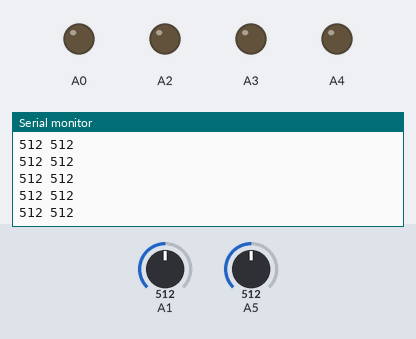
Bench run of a sketch on a simulated Arduino Uno, built with avr-gcc and run on an emulated ATmega328P. On the bench: output pins drawn as LEDs (lit = HIGH), the last lines printed to the serial monitor. The inputs (shaded band) are chosen by the test bench; at power-on: A1 = 512, A5 = 512.

Above: at 1.2 s.
1.3 s: A1 set to 104
At 2.0 s:
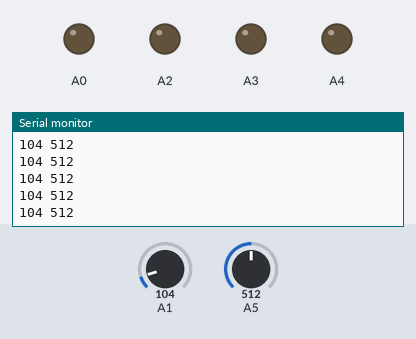
2.8 s: A1 set to 90
At 3.3 s:
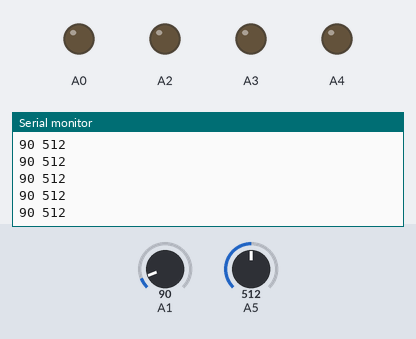
Timing chart, 0 to 5.8 s (numbered marks = the images above; inputs shaded):
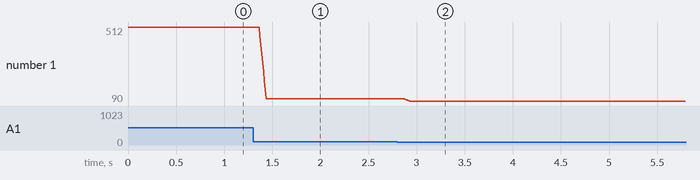

Measured:
- after the input at 1.3 s, the serial monitor: prints a new line after 0.07 s (image 1)
- after the input at 2.8 s, the serial monitor: prints a new line after 0.07 s (image 2)
- plotted number 1: 512 → 104 after the input at 1.3 s, 104 → 90 after the input at 2.8 s

The sketch:

SensorTest.ino
```cpp
#include <Sensors_I.h>

uint16_t sen1 = 0;
uint16_t sen2 = 0;
int count = 0;

void setup()
{
  PORTB = 0;
  PORTD = 0;
  PORTC = 0;
  DDRC = B11111111;

  digitalWrite(A0, LOW);
  digitalWrite(A1, LOW);
  digitalWrite(A2, LOW);
  digitalWrite(A3, LOW);
  digitalWrite(A4, LOW);
  digitalWrite(A5, LOW);

  InitSensors();

  Serial.begin(9600);
}

void loop()
{
  ProcessSensors();

  count++;
  if(count > 20)
  {
    sen1 = GetLeftSensor();
    sen2 = GetRightSensor();
    Serial.print(sen1);
    Serial.print(" ");
    Serial.println(sen2);
  }
}
```

Logic.cpp
```cpp
#include <Logic.h>
#include <Sensors_I.h>
#include <Motors_I.h>
#include <PID_v1.h>

static OpMode mode = NoMode;
static OpMode prevMode = NoMode;
static U8     modeFrozen = 0;

double input, output, setPoint;
PID control(&input, &output, &setPoint, 0.5, 0.1, 3.9, DIRECT);

U16 fSen = 0;
U16 lSen = 0;

void InitLogic()
{
    mode = GoingStreight;
    setPoint = PIDSetPoint;
    control.SetSampleTime(5);
    control.SetMode(AUTOMATIC);
    control.SetOutputLimits(0, 255);
}

OpMode DetermineMode()
{
  if(modeFrozen == 0)
  {
    //Serial.println("not Frozen");                                                             //ser
    lSen = GetLeftSensor();
    fSen = GetForwardSensor();
    //Serial.println(lSen);                                                             //ser
    if(!fSen)
    {
      mode = TurningRight;
    }
    else if(lSen < WallThreshhold)
    {
      mode = TurningLeft;
    }
    else
    {
      mode = GoingStreight;
    }
  }
  else
  {
    //Serial.println("modeFrozen");                                                             //ser
  }

  return mode;
}

void ExecuteMode(OpMode mode)
{
  switch(mode)
  {
  case GoingStreight:
    input = GetPIDInput();
    control.Compute();
    ProcessMotors(int(output));
    break;
  case TurningRight:
    ExecuteRightTurn();
    prevMode = TurningRight;
    break;
  case TurningLeft:
    ExecuteLeftTurn();
    prevMode = TurningLeft;
    break;
  }
  //Serial.println(mode);                                                             //ser
}

void ExecuteLeftTurn()
{
  static U32 forwardTimer1 = 0;
  static U32 turnTimer     = 0;
  static U32 forwardTimer2 = 0;
  static U8  stage = 0;

  switch(stage)
  {
    case 0:
    {
      if(False == IsTimerStarted(forwardTimer1))
      {
        StartTimer(&forwardTimer1);
        modeFrozen = True;
        GoForward(127);
      }

      //Serial.println("l1");                                                             //ser
      if(False != IsTimerExpired(forwardTimer1, 50))
      {
        stage = 1;
      }
    }
    break;
    case 1:
    {
      if(False == IsTimerStarted(turnTimer))
      {
        StartTimer(&turnTimer);
        Turn(Left, 127);
      }

      //Serial.println("l2");                                                             //ser
      if(False != IsTimerExpired(turnTimer, (TurnDelay - 70)))
      {
        stage = 2;
      }
    }
    break;
    case 2:
    {
      if(False == IsTimerStarted(forwardTimer2))
      {
        StartTimer(&forwardTimer2);
        GoForward(127);
      }

      //Serial.println("l3");                                                             //ser
      if(False != IsTimerExpired(forwardTimer2, 800))
      {
        forwardTimer1 = 0;
        turnTimer     = 0;
        forwardTimer2 = 0;
        stage = 0;
        modeFrozen = False;
      }
    }
    break;
  }
}

void ExecuteRightTurn()
{
  static U32 forwardTimer1 = 0;
  static U32 turnTimer     = 0;
  static U32 forwardTimer2 = 0;
  static U8  stage = 0;
  switch(stage)
  {
    case 0:
    {
      if(False == IsTimerStarted(forwardTimer1))
      {
        StartTimer(&forwardTimer1);
        modeFrozen = True;
        GoBack(127);
      }

      //Serial.println("r1");                                                             //ser
      if(False != IsTimerExpired(forwardTimer1, 950))
      {
        stage = 1;
      }
    }
    break;
    case 1:
    {
      if(False == IsTimerStarted(turnTimer))
      {
        StartTimer(&turnTimer);
        Turn(Right, 200);
      }

      //Serial.println("r2");                                                             //ser
      if(False != IsTimerExpired(turnTimer, (TurnDelay + 70)))
      {
        stage = 2;
      }
    }
    break;
    case 2:
    {
      if(False == IsTimerStarted(forwardTimer2))
      {
        //Serial.println("r ent");                                                             //ser
        StartTimer(&forwardTimer2);
        GoForward(127);
      }

      //Serial.println("r3");                                                             //ser
      if(False != IsTimerExpired(forwardTimer2, 500))
      {
        //Serial.println("r ex");                                                             //ser
        forwardTimer1 = 0;
        turnTimer     = 0;
        forwardTimer2 = 0;
        stage = 0;
        modeFrozen = False;
      }
    }
    break;
  }
}

void StartTimer(U32 *timerAddr)
{
    *timerAddr = millis();
}

U8 IsTimerExpired(U32 timerAddr, U32 timerDelay)
{
    if(False != IsTimerStarted(timerAddr))
    {
        if((timerAddr + timerDelay) < (millis()))
        {
            return True;
        }
        else
        {
            return False;
        }
    }
    else
    {
        return False;
    }
}

U8 IsTimerStarted(U32 timerAddr)
{
    if(0 != timerAddr)
    {
        return True;
    }
    else
    {
        return False;
    }
}
```

Sensors.cpp
```cpp
#include <Sensors_I.h>
#include <Sensors_Cfg.h>
#include <base.h>

// Private data
static RolingAverage leftFilt;
static RolingAverage rightFilt;
static U16 lSenVal = 0;
static U16 rSenVal = 0;

// Public functions
void InitSensors(void)
{
	  pinMode(LOSen, INPUT);
	  pinMode(ROSen, INPUT);
}

U8 IsLeftDistRising()
{
	return IsDistRising(&leftFilt);
}

U8 IsRightDistRising()
{
	return IsDistRising(&rightFilt);
}

void ProcessSensors(void)
{
	RolingAvrgAddValue(analogRead(LOSen), &leftFilt);
	RolingAvrgAddValue(analogRead(ROSen), &rightFilt);
}

double GetPIDInput(void)
{
	double result = 0;

	lSenVal = RolingAvrgGetValue(&leftFilt);
	rSenVal = RolingAvrgGetValue(&rightFilt);

	result = (double)(((PIDSetPoint + lSenVal) - rSenVal) - 250);

	return result;
}

U16 GetForwardSensor(void)
{
	return digitalRead(12);
}

U16 GetLeftSensor(void)
{
	return RolingAvrgGetValue(&leftFilt);
}

U16 GetRightSensor(void)
{
	return RolingAvrgGetValue(&rightFilt);
}

// Private functions

U8 IsDistRising(RolingAverage *filter)
{
	S8 certainty = 0;
	U8 i = filter->index - 1;
	for(; i >= 0; i-- )
	{
		if(filter->values[i] < filter->values[(i - 1)])
		{
			certainty++;
		}
		else
		{
			certainty--;
		}
	}
	for(i = (MaxValuesCnt - 1); i >= filter->index; i-- )
	{
		if(filter->values[i] < filter->values[i - 1])
		{
			certainty++;
		}
		else
		{
			certainty--;
		}
	}

	return certainty;
}

void RolingAvrgAddValue(U16 value, RolingAverage *buffer)
{
	buffer->values[buffer->index] = value;
	buffer->index++;
	buffer->index = buffer->index % MaxValuesCnt;
}

U16 RolingAvrgGetValue(RolingAverage *buffer)
{
	U16 result = 0;
	for(U8 indx = 0; indx < MaxValuesCnt; indx++)
	{
		result += buffer->values[indx];
	}

	result /= MaxValuesCnt;
	return result;
}

void FillSensorBuf(S16 sensorId, RolingAverage *filter)
{
  U16 sen;
  for(U8 indx = 0; indx < MaxValuesCnt; indx++)
  {
    sen = analogRead(sensorId);
    RolingAvrgAddValue(sen, filter);
  }
}
```
